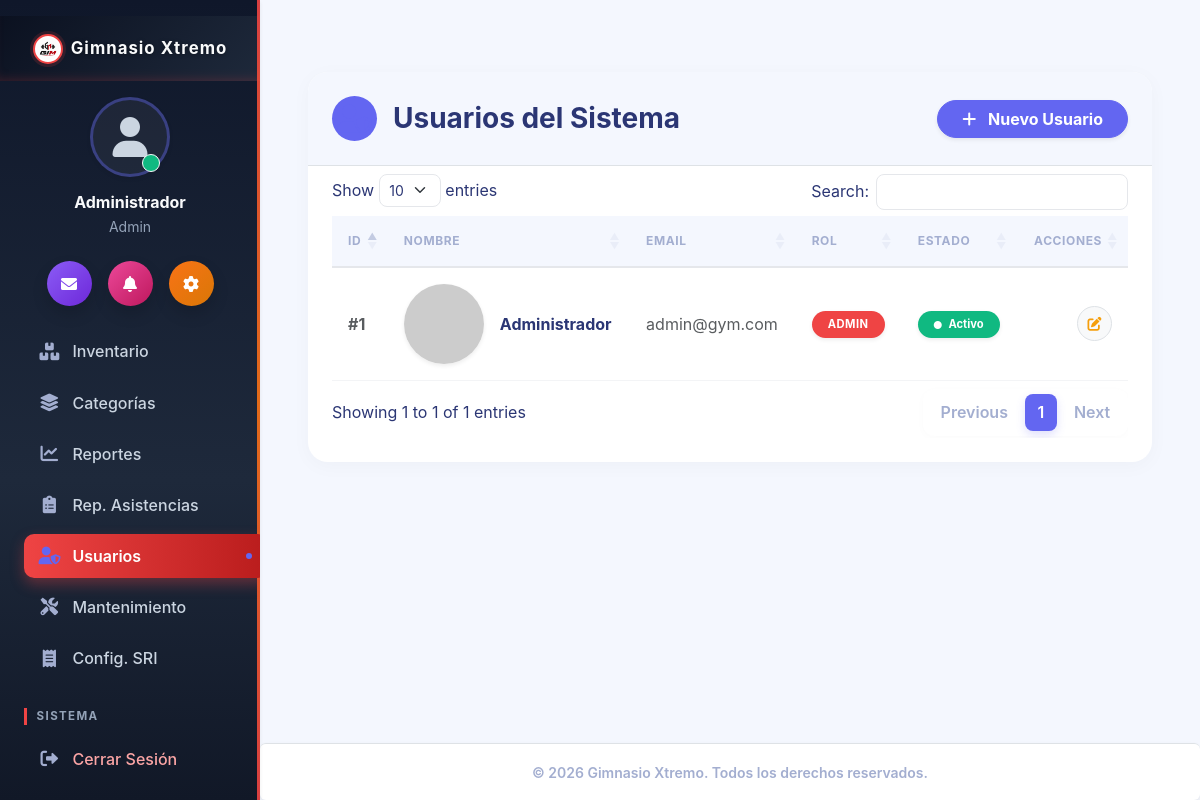
The app's page /usuarios/index (signed in) with its own data.
### tables this page shows
CREATE TABLE IF NOT EXISTS `configuracion` (
  `id` int NOT NULL,
  `nombre_sistema` varchar(100) DEFAULT NULL,
  `ruc` varchar(20) DEFAULT NULL,
  `razon_social` varchar(255) DEFAULT NULL,
  `nombre_comercial` varchar(255) DEFAULT NULL,
  `direccion` varchar(255) DEFAULT NULL,
  `ubigeo` varchar(6) DEFAULT '150101',
  `departamento` varchar(60) DEFAULT 'LIMA',
  `provincia` varchar(60) DEFAULT 'LIMA',
  `distrito` varchar(60) DEFAULT 'LIMA',
  `urbanizacion` varchar(120) DEFAULT NULL,
  `codigo_pais` varchar(2) DEFAULT 'PE',
  `telefono` varchar(20) DEFAULT NULL,
  `email` varchar(100) DEFAULT NULL,
  `logo` varchar(255) DEFAULT NULL,
  `moneda` varchar(10) DEFAULT '$',
  `sunat_ambiente` enum('beta','produccion') DEFAULT 'beta',
  `sunat_usuario_sol` varchar(50) DEFAULT NULL,
  `sunat_clave_sol` varchar(255) DEFAULT NULL,
  `sunat_certificado` varchar(255) DEFAULT NULL,
  `sunat_cert_clave` varchar(255) DEFAULT NULL,
  `igv_tasa` decimal(5,2) DEFAULT '18.00',
  `incluye_igv` tinyint(1) DEFAULT '1' COMMENT '1 = los precios mostrados YA incluyen IGV',
  `sri_ambiente` enum('1','2') DEFAULT '1' COMMENT '1=Pruebas, 2=Produccion',
  `sri_establecimiento` varchar(3) DEFAULT '001',
  `sri_punto_emision` varchar(3) DEFAULT '001',
  `sri_certificado_p12` varchar(255) DEFAULT NULL,
  `sri_certificado_clave` varchar(255) DEFAULT NULL,
  `iva_tasa` decimal(5,2) DEFAULT '15.00',
  `incluye_iva` tinyint(1) DEFAULT '1' COMMENT '1 = los precios mostrados YA incluyen IVA',
  PRIMARY KEY (`id`)
);

CREATE TABLE IF NOT EXISTS `usuarios` (
  `id` int NOT NULL AUTO_INCREMENT,
  `nombre` varchar(100) DEFAULT NULL,
  `email` varchar(100) DEFAULT NULL,
  `password` varchar(255) DEFAULT NULL,
  `rol` enum('admin','recepcionista','entrenador') DEFAULT 'recepcionista',
  `estado` enum('activo','inactivo') DEFAULT 'activo',
  PRIMARY KEY (`id`),
  UNIQUE KEY `email` (`email`)
);

### app/controllers/UsuariosController.php (called while the page is built, shortened)
<?php
require_once '../app/models/Usuario.php';
class UsuariosController {
    public function index() {
        $usuarioModel = new Usuario();
        $usuarios = $usuarioModel->obtenerTodos();
        require_once '../app/views/usuarios/index.php';
    }
}

### app/models/Configuracion.php (called while the page is built, shortened)
<?php
class Configuracion {
    public static function getInfo() {
        $database = new Database();
        $conn = $database->getConnection();
        $query = "SELECT * FROM configuracion WHERE id = 1 LIMIT 1";
        $stmt = $conn->prepare($query);
        $stmt->execute();
        return $stmt->fetch(PDO::FETCH_ASSOC);
    }
}

### app/models/Usuario.php (called while the page is built, shortened)
<?php
class Usuario {
    private $conn;
    private $table_name = "usuarios";
    public function __construct() {
        $database = new Database();
        $this->conn = $database->getConnection();
    }
    public function obtenerTodos() {
        $query = "SELECT * FROM " . $this->table_name . " ORDER BY id DESC";
        $stmt = $this->conn->prepare($query);
        $stmt->execute();
        return $stmt->fetchAll(PDO::FETCH_ASSOC);
    }
}

### app/config/Database.php (called while the page is built, shortened)
<?php
class Database {
    private $host = 'localhost';
    private $db_name = 'ec_gym_system';
    private $username = 'root';
    private $password = '';
    public function getConnection() {
        $this->conn = null;
        try {
            $this->conn = new PDO("mysql:host=" . $this->host . ";dbname=" . $this->db_name, $this->username, $this->password);
            $this->conn->exec("set names utf8");
            $this->conn->setAttribute(PDO::ATTR_ERRMODE, PDO::ERRMODE_EXCEPTION);
        } catch(PDOException $exception) {
            echo "Error de conexión: " . $exception->getMessage();
        }
        return $this->conn;
    }
}

### app/views/usuarios/index.php (the view, shortened to what this page needs)
<!DOCTYPE html>
<html lang="es">
<head>
    <link href="https://cdn.jsdelivr.net/npm/bootstrap@5.3.0/dist/css/bootstrap.min.css" rel="stylesheet">
    <link href="https://cdn.datatables.net/1.13.6/css/dataTables.bootstrap5.min.css" rel="stylesheet">
    <link rel="stylesheet" href="https://cdnjs.cloudflare.com/ajax/libs/font-awesome/6.0.0/css/all.min.css">
</head>
<body class="bg-light">
    <?php require_once '../app/views/inc/navbar.php'; ?>
    <div class="container-fluid px-4 mt-5 mb-5">
        <div class="module-container p-0">
            <div class="border-bottom px-4 py-4 d-flex justify-content-between align-items-center mb-2" style="background: var(--gym-bg-light); border-top-left-radius: 20px; border-top-right-radius: 20px;">
                <h3 class="fw-bold text-dark m-0 d-flex align-items-center">
                    <div class="bg-primary bg-opacity-10 p-2 rounded-circle me-3 d-flex align-items-center justify-content-center" style="width: 45px; height: 45px;">
                        <i class="fas fa-user-shield text-primary"></i>
                    </div>
                    Usuarios del Sistema
                </h3>
                <a href="/usuarios/crear" class="btn btn-primary rounded-pill px-4 shadow-sm fw-bold"><i class="fas fa-plus me-2"></i> Nuevo Usuario</a>
            </div>
            <div class="p-4 pt-0">
                <div class="table-responsive">
                    <table class="table table-hover align-middle table-data border-0">
                        <thead>
                            <tr>
                                <th class="border-0 bg-transparent text-muted">ID</th>
                                <th class="border-0 bg-transparent text-muted">Nombre</th>
                                <th class="border-0 bg-transparent text-muted">Email</th>
                                <th class="border-0 bg-transparent text-muted">Rol</th>
                                <th class="border-0 bg-transparent text-muted">Estado</th>
                                <th class="border-0 bg-transparent text-muted text-end">Acciones</th>
                            </tr>
                        </thead>
                    <tbody>
                        <?php foreach ($usuarios as $u): ?>
                        <tr>
                            <td class="text-muted fw-bold">#<?= $u['id'] ?></td>
                            <td>
                                <div class="d-flex align-items-center">
                                    <img src="https://ui-avatars.com/api/?name=<?= urlencode($u['nombre']) ?>&background=random&color=fff&rounded=true&size=35&bold=true" alt="<?= $u['nombre'] ?>" class="rounded-circle me-3 shadow-sm">
                                    <div>
                                        <div class="fw-bold text-dark"><?= $u['nombre'] ?></div>
                                    </div>
                                </div>
                            </td>
                            <td class="text-muted"><?= $u['email'] ?></td>
                            <td>
                                <?php
                                    $colorRol = 'secondary';
                                    if($u['rol'] == 'admin') $colorRol = 'danger';
                                ?>
                                <span class="badge bg-<?= $colorRol ?> text-white text-uppercase px-3 py-2 rounded-pill shadow-sm" style="font-size: 0.7rem; font-weight: 700; letter-spacing: 0.5px;"><?= $u['rol'] ?></span>
                            </td>
                            <td>
                                <?php if($u['estado'] == 'activo'): ?>
                                    <span class="badge bg-success text-white px-3 py-2 rounded-pill shadow-sm" style="font-size: 0.7rem; font-weight: 700;"><i class="fas fa-circle me-1" style="font-size: 0.5rem; vertical-align: middle;"></i> Activo</span>
                                <?php else: ?>
                                    <span class="badge bg-secondary text-white px-3 py-2 rounded-pill shadow-sm" style="font-size: 0.7rem; font-weight: 700;"><i class="fas fa-circle me-1" style="font-size: 0.5rem; vertical-align: middle;"></i> Inactivo</span>
                                <?php endif; ?>
                            </td>
                            <td class="text-end">
                                <div class="d-flex justify-content-end gap-2">
                                    <a href="/usuarios/editar/<?= $u['id'] ?>" class="btn btn-light text-warning btn-sm rounded-circle d-flex align-items-center justify-content-center border" style="width: 35px; height: 35px; transition: all 0.2s;" title="Editar" onmouseover="this.classList.replace('btn-light', 'btn-warning'); this.classList.replace('text-warning', 'text-white');" onmouseout="this.classList.replace('btn-warning', 'btn-light'); this.classList.replace('text-white', 'text-warning');">
                                        <i class="fas fa-edit"></i>
                                    </a>
                                </div>
                            </td>
                        </tr>
                        <?php endforeach; ?>
                    </tbody>
                </table>
                </div>
            </div>
        </div>
    </div>
    <?php require_once '../app/views/inc/footer.php'; ?>
</body>
</html>

### app/views/inc/navbar.php (shortened to what this page needs)
<?php
require_once __DIR__ . '/../../models/Configuracion.php';
$config = Configuracion::getInfo();
$_rolActual = $_SESSION['user_rol'] ?? '';
$current_uri = $_SERVER['REQUEST_URI'] ?? '';
$is_active = function($path) use ($current_uri) {
    if ($path === '/home/index') {
        return ($current_uri === '/' || strpos($current_uri, '/home') === 0) ? 'active' : '';
    }
    return strpos($current_uri, $path) === 0 ? 'active' : '';
};
?>
<link rel="stylesheet" href="/css/gym-theme.css?v=<?= time() ?>">
<div class="d-flex" id="wrapper">
    <div class="shadow-sm" id="sidebar-wrapper">
        <div class="sidebar-heading p-4 d-flex align-items-center justify-content-center">
            <?php if(!empty($config['logo'])): ?>
                <img src="/img/<?= $config['logo'] ?>?v=<?= time() ?>"
                     alt="Logo" width="30" height="30"
                     class="d-inline-block align-text-top rounded-circle me-2">
            <?php endif; ?>
            <span class="fs-5 fw-bold text-dark tracking-wider"><?= $config['nombre_sistema'] ?></span>
        </div>
        <div class="text-center mt-3 mb-4 px-4">
            <div class="position-relative d-inline-block mb-3">
                <div class="bg-light rounded-circle shadow-sm d-flex align-items-center justify-content-center mx-auto" style="width: 80px; height: 80px; border: 3px solid #E0E7FF;">
                    <i class="fas fa-user text-muted" style="font-size: 2.5rem;"></i>
                </div>
                <span class="position-absolute bottom-0 end-0 p-2 bg-success border border-light rounded-circle" style="transform: translate(-10px, -5px);"></span>
            </div>
            <h6 class="fw-bold text-dark mb-1"><?= $_SESSION['user_name'] ?? 'Usuario' ?></h6>
            <p class="text-muted small mb-0"><?= ucfirst($_SESSION['user_rol'] ?? 'Invitado') ?></p>
        </div>
        <div class="d-flex justify-content-center gap-3 mb-4 px-3">
            <a href="/notificaciones/index" class="btn btn-primary rounded-circle shadow p-0 d-flex align-items-center justify-content-center" style="width: 45px; height: 45px; background: linear-gradient(135deg, #8B5CF6, #6D28D9); border:none;">
                <i class="fas fa-envelope text-white"></i>
            </a>
            <a href="/asistencia/index" class="btn rounded-circle shadow p-0 d-flex align-items-center justify-content-center" style="width: 45px; height: 45px; background: linear-gradient(135deg, #EC4899, #BE185D); border:none;">
                <i class="fas fa-bell text-white"></i>
            </a>
            <a href="/configuracion/index" class="btn rounded-circle shadow p-0 d-flex align-items-center justify-content-center" style="width: 45px; height: 45px; background: linear-gradient(135deg, #F97316, #D97706); border:none;">
                <i class="fas fa-cog text-white"></i>
            </a>
        </div>
        <div id="sidebar-nav-scroll">
            <div class="list-group list-group-flush mt-2 px-2">
                <?php if($_rolActual === 'admin'): ?>
                    <a class="list-group-item list-group-item-action rounded mb-1 <?= $is_active('/inventario/productos') ?>" href="/inventario/productos">
                        <i class="fas fa-boxes w-20px text-center"></i> Inventario
                    </a>
                    <a class="list-group-item list-group-item-action rounded mb-1 <?= $is_active('/inventario/categorias') ?>" href="/inventario/categorias">
                        <i class="fas fa-layer-group w-20px text-center"></i> Categorías
                    </a>
                    <a class="list-group-item list-group-item-action rounded mb-1 <?= $is_active('/reportes') ?>" href="/reportes/index">
                        <i class="fas fa-chart-line w-20px text-center"></i> Reportes
                    </a>
                    <a class="list-group-item list-group-item-action rounded mb-1 <?= $is_active('/asistencia/reporte') ?>" href="/asistencia/reporte">
                        <i class="fas fa-clipboard-list w-20px text-center"></i> Rep. Asistencias
                    </a>
                    <a class="list-group-item list-group-item-action rounded mb-1 <?= $is_active('/usuarios') ?>" href="/usuarios/index">
                        <i class="fas fa-user-shield w-20px text-center"></i> Usuarios
                    </a>
                    <a class="list-group-item list-group-item-action rounded mb-1 <?= $is_active('/mantenimiento') ?>" href="/mantenimiento/index">
                        <i class="fas fa-tools w-20px text-center"></i> Mantenimiento
                    </a>
                    <a class="list-group-item list-group-item-action rounded mb-1 <?= $is_active('/configuracion/sri') ?>" href="/configuracion/sri">
                        <i class="fas fa-receipt w-20px text-center"></i> Config. SRI
                    </a>
                <?php endif; ?>
                <p class="text-dark fw-bold ms-3 mt-4 mb-2 fs-6">Sistema</p>
                <a class="list-group-item list-group-item-action rounded mb-1 text-danger" href="/auth/logout">
                    <i class="fas fa-sign-out-alt w-20px text-center"></i> Cerrar Sesión
                </a>
            </div>
        </div>
    </div>
    <div id="page-content-wrapper" class="d-flex flex-column" style="min-height: 100vh; background-color: var(--gym-bg-light);">
        <div class="container-fluid p-4 flex-grow-1">

### app/views/inc/footer.php (shortened to what this page needs)
        </div>
        <footer class="bg-white border-top text-center py-3 mt-auto shadow-sm text-secondary rounded">
            <small class="fw-semibold">&copy; <?= date('Y') ?> <?= $config['nombre_sistema'] ?>. Todos los derechos reservados.</small>
        </footer>
    </div>
</div>
</body>
</html>

### records on screen
configuracion: logo (picture), nombre_sistema "Gimnasio Xtremo"
usuarios: id "1", nombre "Administrador", email "admin@gym.com", rol "ADMIN", estado "activo" (drawn)

### other values on screen
$_SESSION['user_name'] "Administrador"
$_SESSION['user_rol'] "Admin"
